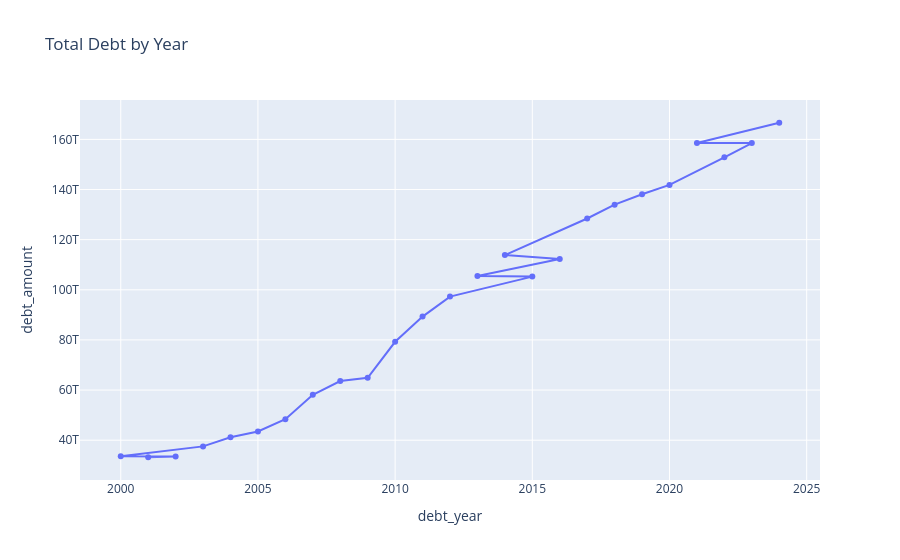

Here is the notebook cell this chart was saved with:
### Code cell
#line charft of trend of total debt by year
fig = px.line(data_frame=total_debt_by_year,x="debt_year",y="debt_amount",title="Total Debt by Year",markers=True)
fig.show()

### Figure 1 — Plotly figure (JSON) as saved in the notebook; plotly's stock layout.template omitted (floating-point values rounded to 4 significant figures)
{"data": [{"hovertemplate": "debt_year=%{x}<br>debt_amount=%{y}<extra></extra>", "legendgroup": "", "line": {"color": "#636efa", "dash": "solid"}, "marker": {"symbol": "circle"}, "mode": "lines+markers", "name": "", "orientation": "v", "showlegend": false, "type": "scatter", "x": [2024, 2021, 2023, 2022, 2020, 2019, 2018, 2017, 2014, 2016, 2013, 2015, 2012, 2011, 2010, 2009, 2008, 2007, 2006, 2005, 2004, 2003, 2000, 2002, 2001], "xaxis": "x", "y": [166600000000000.0, 158600000000000.0, 158500000000000.0, 152800000000000.0, 141800000000000.0, 138100000000000.0, 134000000000000.0, 128400000000000.0, 113900000000000.0, 112300000000000.0, 105500000000000.0, 105300000000000.0, 97280000000000.0, 89300000000000.0, 79260000000000.0, 64870000000000.0, 63610000000000.0, 58090000000000.0, 48370000000000.0, 43480000000000.0, 41140000000000.0, 37530000000000.0, 33640000000000.0, 33530000000000.0, 33200000000000.0], "yaxis": "y"}], "layout": {"legend": {"tracegroupgap": 0}, "title": {"text": "Total Debt by Year"}, "xaxis": {"anchor": "y", "domain": [0, 1], "title": {"text": "debt_year"}}, "yaxis": {"anchor": "x", "domain": [0, 1], "title": {"text": "debt_amount"}}}}
